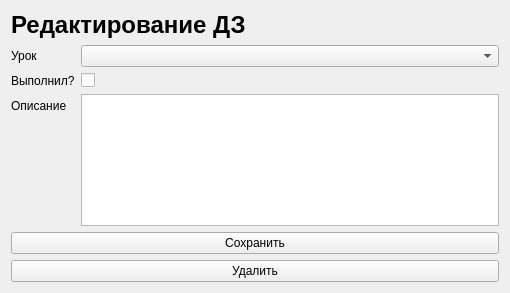
<?xml version="1.0" encoding="UTF-8"?>
<ui version="4.0">
 <class>EditHometask</class>
 <widget class="QWidget" name="EditHometask">
  <property name="geometry">
   <rect>
    <x>0</x>
    <y>0</y>
    <width>510</width>
    <height>293</height>
   </rect>
  </property>
  <property name="maximumSize">
   <size>
    <width>800</width>
    <height>800</height>
   </size>
  </property>
  <property name="windowTitle">
   <string>Редактирование ДЗ</string>
  </property>
  <layout class="QGridLayout" name="gridLayout">
   <item row="0" column="0">
    <widget class="QLabel" name="main_label">
     <property name="sizePolicy">
      <sizepolicy hsizetype="Preferred" vsizetype="Fixed">
       <horstretch>0</horstretch>
       <verstretch>0</verstretch>
      </sizepolicy>
     </property>
     <property name="font">
      <font>
       <pointsize>18</pointsize>
       <italic>false</italic>
       <bold>true</bold>
      </font>
     </property>
     <property name="text">
      <string>Редактирование ДЗ</string>
     </property>
    </widget>
   </item>
   <item row="2" column="0">
    <widget class="QPushButton" name="submit_btn">
     <property name="text">
      <string>Сохранить</string>
     </property>
    </widget>
   </item>
   <item row="1" column="0">
    <layout class="QFormLayout" name="formLayout">
     <item row="0" column="1">
      <widget class="QComboBox" name="lesson"/>
     </item>
     <item row="1" column="0">
      <widget class="QLabel" name="label">
       <property name="text">
        <string>Выполнил?</string>
       </property>
      </widget>
     </item>
     <item row="1" column="1">
      <widget class="QCheckBox" name="is_done">
       <property name="text">
        <string/>
       </property>
      </widget>
     </item>
     <item row="0" column="0">
      <widget class="QLabel" name="label_2">
       <property name="text">
        <string>Урок</string>
       </property>
      </widget>
     </item>
     <item row="2" column="1">
      <widget class="QTextEdit" name="description"/>
     </item>
     <item row="2" column="0">
      <widget class="QLabel" name="label_3">
       <property name="text">
        <string>Описание</string>
       </property>
      </widget>
     </item>
    </layout>
   </item>
   <item row="3" column="0">
    <widget class="QPushButton" name="delete_btn">
     <property name="text">
      <string>Удалить</string>
     </property>
    </widget>
   </item>
  </layout>
 </widget>
 <resources/>
 <connections/>
</ui>
